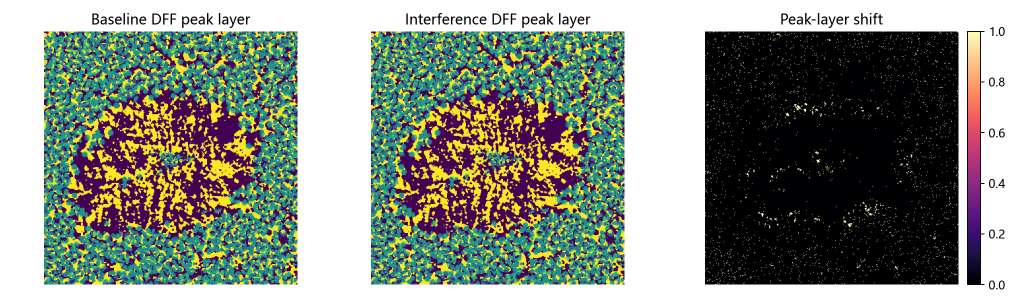
#> input picture submission_planning/20260626-202214-open-source-wave-optics-route-benchmark/numpy_reference/numpy_reference_dff_peak_shift.png, 2040 x 595 px, given as the content of the folder benchmark/numpy_reference/numpy_reference_dff_peak_shift.png, which was not available (shown at 1/2 size)
$ python -i run_real_focus_measure_eval.py   (imports and definitions only)   (older library calls are emulated)
#> lines starting #> are read from the running program, lines starting #| are printed output that depends on the picture; after the words box and inside, x2 and y2 are one past the last pixel; in counts of white or black regions, pixels touching at a corner belong together; pictures that were not available may be replaced by others from this repository, and a replacement may not be noted
### src/dff_depth_direction.py
from __future__ import annotations

import numpy as np


# Canonical project convention:
# focus-stack image 0 is the high focal plane, and later images scan downward.
# Keep the raw stack order unchanged; only convert the selected focus index to
# a display/training height through this module.
STACK_ORDER = "high_to_low"


def focus_index_to_relative_height(index: np.ndarray, layer_count: int) -> np.ndarray:
    """Convert best-focus layer index to canonical relative height [0, 1]."""
    denom = max(int(layer_count) - 1, 1)
    relative_layer = index.astype(np.float32) / float(denom)
    if STACK_ORDER == "high_to_low":
        return (1.0 - relative_layer).astype(np.float32)
    if STACK_ORDER == "low_to_high":
        return relative_layer.astype(np.float32)
    raise ValueError(f"Unsupported STACK_ORDER: {STACK_ORDER}")


def focus_index_to_height_um(index: np.ndarray, layer_count: int, height_range_um: float) -> np.ndarray:
    """Convert best-focus layer index to height in micrometers."""
    return focus_index_to_relative_height(index, layer_count) * float(height_range_um)


# [7 lines left out: function focus_positions_norm, not called in this run]


def focus_positions_um(height_range_um: float, layer_count: int) -> np.ndarray:
    """Return physical focus positions in micrometers for synthetic stacks."""
    return focus_positions_norm(layer_count, low=0.0, high=float(height_range_um))

### src/run_real_focus_measure_eval.py
from __future__ import annotations

import csv
import json
import math
from pathlib import Path

import cv2
import matplotlib
import numpy as np

# [1 line not run here, left out]
import matplotlib.pyplot as plt
from matplotlib import font_manager

from dff_depth_direction import focus_index_to_relative_height


ROOT = Path(__file__).resolve().parent
DATA_ROOT = ROOT / "DFFcode" / "ALL_IMAGES"
OUT_ROOT = ROOT / "结题交付包" / "05_图表与结果" / "实物样本_混合聚焦评价DFF"

SAMPLES = [
    "3D层纹",
    "3D表面",
    "磕碰孔5um",
    "钥匙纹路100um",
    "圆孔50um",
    "钥匙尖头50um",
]

IMAGE_EXTS = {".png", ".jpg", ".jpeg", ".bmp", ".tif", ".tiff"}

FONT_CANDIDATES = [
    Path(r"C:\Windows\Fonts\msyh.ttc"),
    Path(r"C:\Windows\Fonts\simhei.ttf"),
    Path(r"C:\Windows\Fonts\Deng.ttf"),
]
# [5 lines not run here, left out]
plt.rcParams["axes.unicode_minus"] = False


def natural_key(path: Path) -> list[object]:
    parts: list[object] = []
    buf = ""
    is_digit = False
    for ch in path.stem:
        if ch.isdigit():
            if buf and not is_digit:
                parts.append(buf.lower())
                buf = ""
            buf += ch
            is_digit = True
        else:
            if buf and is_digit:
                parts.append(int(buf))
                buf = ""
            buf += ch
            is_digit = False
    if buf:
        parts.append(int(buf) if is_digit else buf.lower())
    return parts


def imread_gray(path: Path) -> np.ndarray:
    data = np.fromfile(str(path), dtype=np.uint8)
    img = cv2.imdecode(data, cv2.IMREAD_COLOR)
    if img is None:
        raise RuntimeError(f"Cannot read image: {path}")
    gray = cv2.cvtColor(img, cv2.COLOR_BGR2GRAY)
    return gray.astype(np.float32) / 255.0


def write_image(path: Path, image: np.ndarray) -> None:
    path.parent.mkdir(parents=True, exist_ok=True)
    ext = path.suffix or ".png"
    ok, buf = cv2.imencode(ext, image)
    if not ok:
        raise RuntimeError(f"Cannot encode image: {path}")
    buf.tofile(str(path))


def normalize01(arr: np.ndarray, eps: float = 1e-8) -> np.ndarray:
    arr = arr.astype(np.float32)
    lo = float(np.nanmin(arr))
    hi = float(np.nanmax(arr))
    if hi - lo < eps:
        return np.zeros_like(arr, dtype=np.float32)
    return (arr - lo) / (hi - lo)


def colorize(arr: np.ndarray, cmap: int) -> np.ndarray:
    u8 = np.clip(normalize01(arr) * 255, 0, 255).astype(np.uint8)
    return cv2.applyColorMap(u8, cmap)


def focus_maps_from_stack(stack: np.ndarray) -> np.ndarray:
    maps = []
    for layer in stack:
        u8 = np.clip(layer * 255, 0, 255).astype(np.uint8)
        blur = cv2.GaussianBlur(u8, (3, 3), 0)
        lap = np.abs(cv2.Laplacian(blur, cv2.CV_32F, ksize=3))
        sx = cv2.Sobel(blur, cv2.CV_32F, 1, 0, ksize=3)
        sy = cv2.Sobel(blur, cv2.CV_32F, 0, 1, ksize=3)
        tenengrad = sx * sx + sy * sy
        focus = cv2.boxFilter(lap, -1, (7, 7), normalize=True)
        focus += 0.0018 * cv2.boxFilter(tenengrad, -1, (7, 7), normalize=True)
        maps.append(focus.astype(np.float32))
    return np.stack(maps, axis=0)


def dff_from_focus(focus: np.ndarray) -> tuple[np.ndarray, np.ndarray, np.ndarray, np.ndarray]:
    idx = np.argmax(focus, axis=0).astype(np.float32)
    depth = focus_index_to_relative_height(idx, focus.shape[0])
    sorted_focus = np.sort(focus, axis=0)
    peak = sorted_focus[-1]
    second = sorted_focus[-2] if focus.shape[0] > 1 else np.zeros_like(peak)
    conf_raw = (peak - second) / (peak + 1e-6)
    scale = float(np.percentile(conf_raw, 98.5)) + 1e-6
    conf = np.clip(conf_raw / scale, 0, 1).astype(np.float32)
    return idx, depth.astype(np.float32), peak.astype(np.float32), conf


def save_panel(
    out_dir: Path,
    sample_name: str,
    stack: np.ndarray,
    idx: np.ndarray,
    depth: np.ndarray,
    peak: np.ndarray,
    conf: np.ndarray,
) -> None:
    mid = stack.shape[0] // 2
    best_med = int(round(float(np.median(idx))))
    best_med = max(0, min(stack.shape[0] - 1, best_med))

    fig, axes = plt.subplots(2, 3, figsize=(13.2, 7.6), dpi=160)
    items = [
        (stack[mid], f"代表帧：第 {mid + 1} 层", "gray"),
        (stack[best_med], f"中位最佳层原图：第 {best_med + 1} 层", "gray"),
        (idx + 1, "最佳聚焦层号", "turbo"),
        (depth, "DFF 相对高度/深度", "viridis"),
        (normalize01(peak), "峰值聚焦响应", "magma"),
        (conf, "峰值置信度", "magma"),
    ]
    for ax, (arr, title, cmap) in zip(axes.flat, items):
        im = ax.imshow(arr, cmap=cmap)
        ax.set_title(title)
        ax.axis("off")
        if cmap != "gray":
            fig.colorbar(im, ax=ax, fraction=0.046, pad=0.03)
    fig.suptitle(f"{sample_name}：Box7(|Laplacian(G)|) + 0.0018·Box7(Tenengrad)", fontsize=15)
    fig.tight_layout()
    fig.savefig(out_dir / "06_focus_formula_comparison_panel.png", bbox_inches="tight")
    plt.close(fig)


def save_3d_preview(out_dir: Path, sample_name: str, depth: np.ndarray) -> None:
    h, w = depth.shape
    stride = max(1, max(h, w) // 180)
    yy, xx = np.mgrid[0:h:stride, 0:w:stride]
    zz = depth[::stride, ::stride]
    fig = plt.figure(figsize=(9.2, 6.8), dpi=150)
    ax = fig.add_subplot(111, projection="3d")
    ax.plot_surface(xx, yy, zz, cmap="viridis", linewidth=0, antialiased=True)
    ax.set_title(f"{sample_name}：DFF 相对三维预览")
    ax.set_xlabel("x / pixel")
    ax.set_ylabel("y / pixel")
    ax.set_zlabel("relative z")
    ax.view_init(elev=34, azim=-132)
    fig.tight_layout()
    fig.savefig(out_dir / "07_relative_3d_preview.png", bbox_inches="tight")
    plt.close(fig)


def load_sample_stack(sample_dir: Path) -> tuple[np.ndarray, list[Path]]:
    files = sorted([p for p in sample_dir.iterdir() if p.is_file() and p.suffix.lower() in IMAGE_EXTS], key=natural_key)
    if not files:
        raise RuntimeError(f"No images found in: {sample_dir}")
    frames = [imread_gray(path) for path in files]
#> in imread_gray, img is the input picture: shape (595, 2040, 3); mean B, G, R 130.8, 141.3, 135.4
#> in imread_gray, `gray = cv2.cvtColor(img, cv2.COLOR_BGR2GRAY)`:
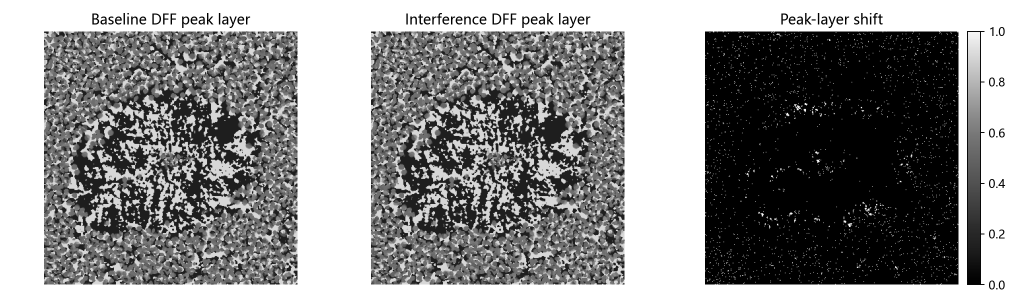
#> gray: shape (595, 2040) (shown at 1/2 size); min 0, max 255, mean 138.2
    h, w = frames[0].shape
    aligned = []
    for frame in frames:
        if frame.shape != (h, w):
            frame = cv2.resize(frame, (w, h), interpolation=cv2.INTER_AREA)
        aligned.append(frame.astype(np.float32))
    return np.stack(aligned, axis=0), files


def process_sample(sample_name: str) -> dict[str, object]:
    sample_dir = DATA_ROOT / sample_name
    out_dir = OUT_ROOT / sample_name
    out_dir.mkdir(parents=True, exist_ok=True)

    stack, files = load_sample_stack(sample_dir)
#> in load_sample_stack, `frames = [imread_gray(path) for path in files]`: frames = 1 item
#> the loop in load_sample_stack, `for frame in frames:` made 1 pass
#> files = 1 item
    focus = focus_maps_from_stack(stack)
#> the loop in focus_maps_from_stack, `for layer in stack:` made 1 pass
#> after the loop in focus_maps_from_stack, `for layer in stack:`:
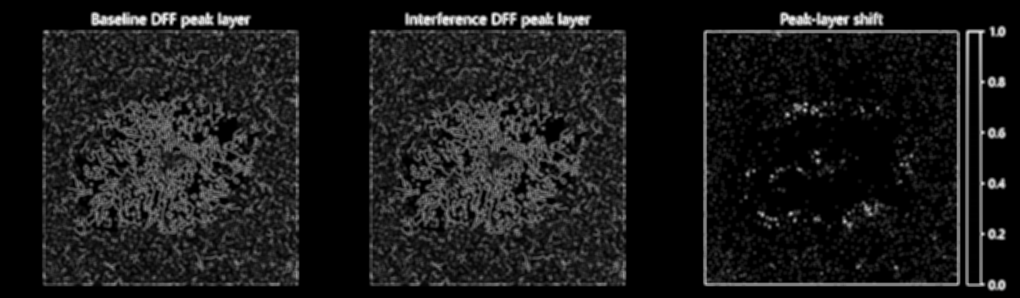
#> focus: shape (595, 2040) float32 (shown at 1/2 size); min 0, max 930.6, mean 96.7; drawn with min black and max white
#> after the loop in focus_maps_from_stack, `for layer in stack:`:
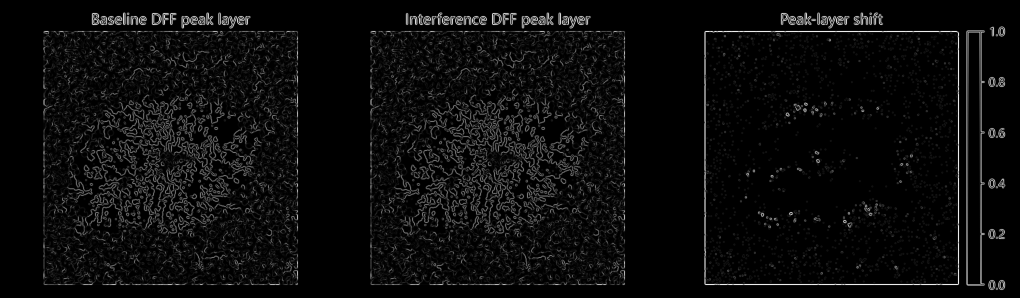
#> tenengrad: shape (595, 2040) float32 (shown at 1/2 size); min 0, max 630650, mean 29508.5; drawn with min black and max white
    idx, depth, peak, conf = dff_from_focus(focus)
#> in dff_from_focus, `idx = np.argmax(focus, axis=0).astype(np.float32)`: idx: shape (595, 2040) float32; every value is 0
#> in focus_index_to_relative_height, `return (1.0 - relative_layer).astype(np.float32)`: returned value: shape (595, 2040) float32; every value is 1
#> in dff_from_focus, `conf_raw = (peak - second) / (peak + 1e-6)`:
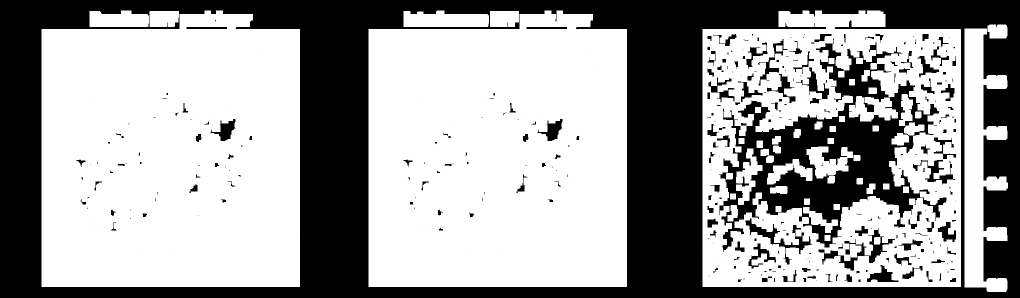
#> conf_raw: shape (595, 2040) float32 (shown at 1/2 size); min 0, max 1, mean 0.629
#> in dff_from_focus, `scale = float(np.percentile(conf_raw, 98.5)) + 1e-6`: scale = 1

    mid = stack.shape[0] // 2
#> mid = 0
    write_image(out_dir / "01_representative_frame.png", np.clip(stack[mid] * 255, 0, 255).astype(np.uint8))
    write_image(out_dir / "02_best_focus_layer_index.png", colorize(idx + 1, cv2.COLORMAP_TURBO))
#> in normalize01, `lo = float(np.nanmin(arr))`: lo = 1
#> in colorize, `u8 = np.clip(normalize01(arr) * 255, 0, 255).astype(np.uint8)`: u8: shape (595, 2040); every value is 0
    write_image(out_dir / "03_focus_peak_response.png", colorize(peak, cv2.COLORMAP_MAGMA))
    write_image(out_dir / "04_focus_confidence.png", colorize(conf, cv2.COLORMAP_MAGMA))
#> call 3 of colorize, with cmap = 13
#> in colorize (call 3), `return cv2.applyColorMap(u8, cmap)`:
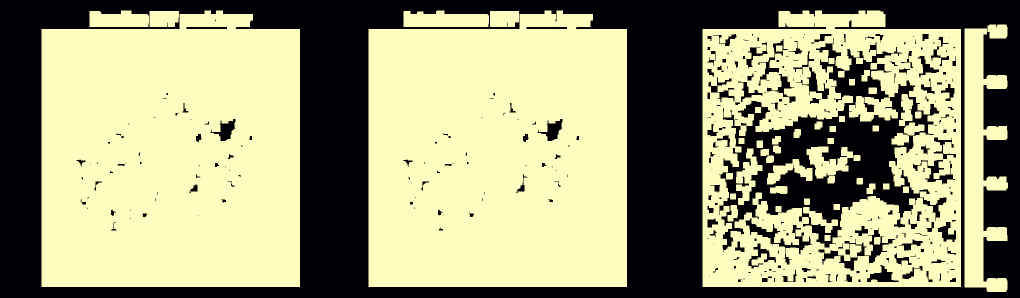
#> returned value: shape (595, 2040, 3) (shown at 1/2 size); mean of channels 0, 1, 2 121.4, 158.9, 158.4; drawn as B, G, R
    write_image(out_dir / "05_relative_dff_depth.png", colorize(depth, cv2.COLORMAP_VIRIDIS))
#> call 4 of colorize, with cmap = 16
#> in colorize (call 4), `return cv2.applyColorMap(u8, cmap)`:
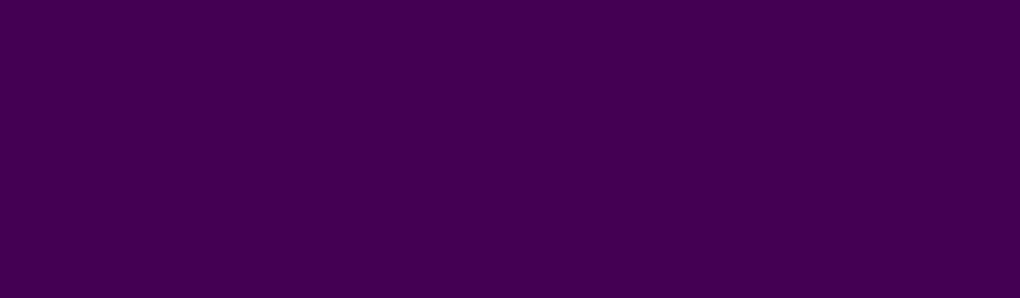
#> returned value: shape (595, 2040, 3) (shown at 1/2 size); mean of channels 0, 1, 2 84, 1, 68; drawn as B, G, R
    np.save(out_dir / "focus_layer_index.npy", idx.astype(np.float32))
    np.save(out_dir / "relative_dff_depth.npy", depth.astype(np.float32))
    np.save(out_dir / "focus_confidence.npy", conf.astype(np.float32))

    save_panel(out_dir, sample_name, stack, idx, depth, peak, conf)
#> in save_panel, `best_med = int(round(float(np.median(idx))))`: best_med = 0
#> the loop in save_panel, `for ax, (arr, title, cmap) in zip(axes.flat, items):` made 6 passes
#> (title, cmap) on passes 1 to 6: ('代表帧：第 1 层', 'gray'), ('中位最佳层原图：第 1 层', 'gray'), ('最佳聚焦层号', 'turbo'), ('DFF 相对高度/深度', 'viridis'), ('峰值聚焦响应', 'magma'), ('峰值置信度', 'magma')
    save_3d_preview(out_dir, sample_name, depth)
#> in save_3d_preview, `zz = depth[::stride, ::stride]`: zz: shape (55, 186) float32; every value is 1
#> in save_3d_preview, `fig.savefig(out_dir / "07_relative_3d_preview.png", bbox_inches="tight")`:
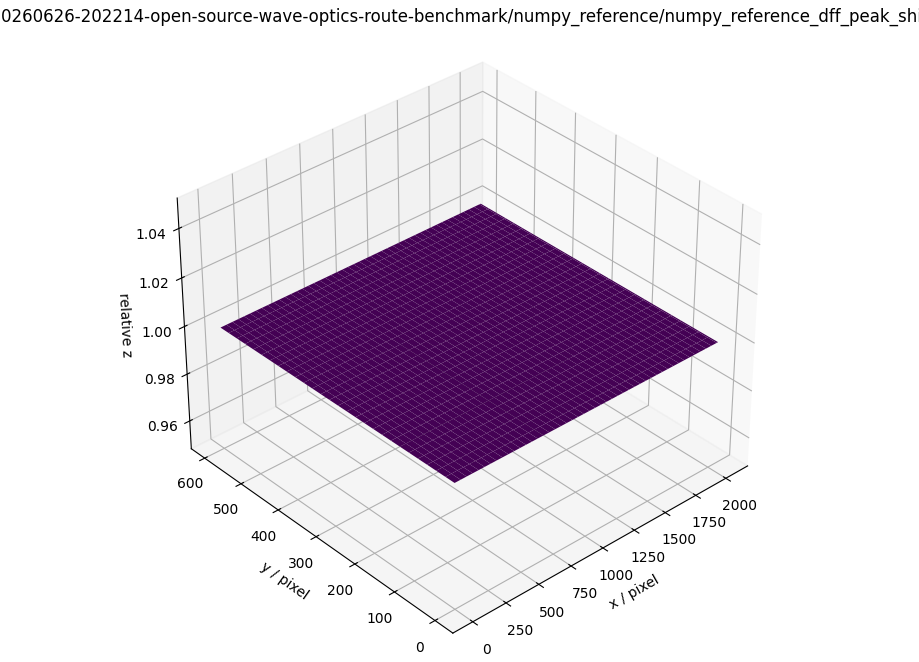
#> figure drawn by matplotlib, 1 panel

    high_conf = conf > 0.55
#> high_conf: shape (595, 2040) bool; 62.9% white; 308 black regions (156 under 20 px), largest, box (x1, y1, x2, y2) and area: (0, 0, 2040, 595) 360036, (1438, 77, 1893, 504) 62180, (1636, 456, 1790, 541) 2484
    mid_conf = (conf > 0.25) & (conf <= 0.55)
    row = {
        "sample": sample_name,
        "image_count": int(stack.shape[0]),
        "height": int(stack.shape[1]),
        "width": int(stack.shape[2]),
        "mean_confidence": float(np.mean(conf)),
        "median_confidence": float(np.median(conf)),
        "high_conf_area_percent": float(np.mean(high_conf) * 100),
        "mid_conf_area_percent": float(np.mean(mid_conf) * 100),
        "median_best_layer_1based": float(np.median(idx + 1)),
        "p10_best_layer_1based": float(np.percentile(idx + 1, 10)),
        "p90_best_layer_1based": float(np.percentile(idx + 1, 90)),
        "panel": str(out_dir / "06_focus_formula_comparison_panel.png"),
        "preview_3d": str(out_dir / "07_relative_3d_preview.png"),
        "first_file": files[0].name,
        "last_file": files[-1].name,
    }
    (out_dir / "sample_metrics.json").write_text(json.dumps(row, ensure_ascii=False, indent=2), encoding="utf-8")
    return row


# [71 lines left out: functions write_report, main, not called in this run]


# [2 lines not run here, left out]

>>> result = process_sample('../submission_planning/20260626-202214-open-source-wave-optics-route-benchmark/numpy_reference/numpy_reference_dff_peak_shift.png')
#> result = 15 items

$ run again, on submission_planning/20260626-202214-open-source-wave-optics-route-benchmark/numpy_reference/numpy_reference_panel.png
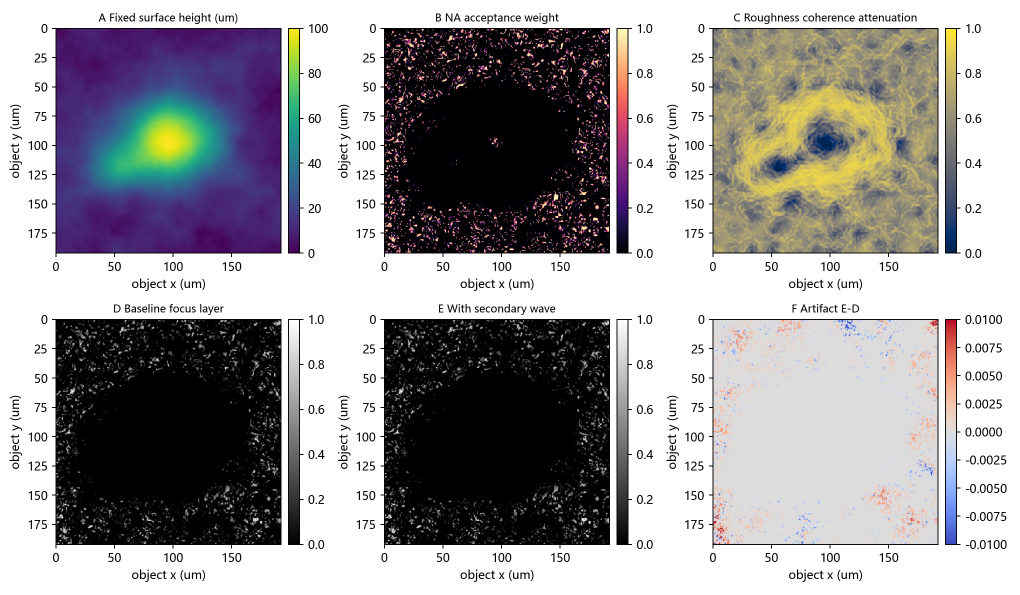
#> input picture submission_planning/20260626-202214-open-source-wave-optics-route-benchmark/numpy_reference/numpy_reference_panel.png, 2040 x 1190 px, given as the content of the folder cs-route-benchmark/numpy_reference/numpy_reference_panel.png, which was not available (shown at 1/2 size)
#> in imread_gray, img is the input picture: shape (1190, 2040, 3); mean B, G, R 158.5, 156.7, 158.9
#> frames = 1 item
#> the loop in load_sample_stack, `for frame in frames:` made 1 pass
#> the loop in focus_maps_from_stack, `for layer in stack:` made 1 pass
#> after the loop in focus_maps_from_stack, `for layer in stack:`:
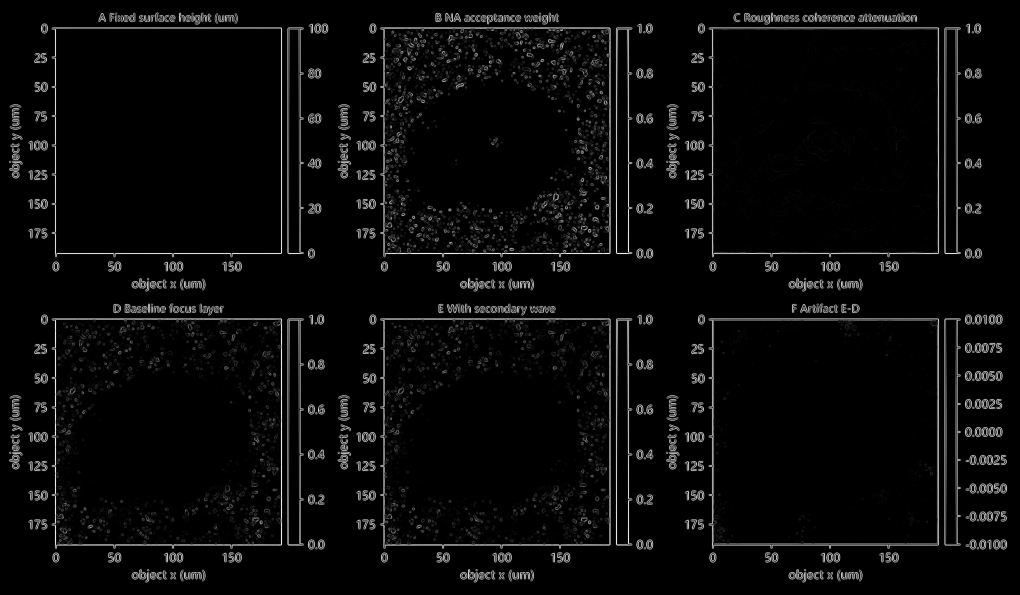
#> tenengrad: shape (1190, 2040) float32 (shown at 1/2 size); min 0, max 613188, mean 23762.9; drawn with min black and max white
#> idx: shape (1190, 2040) float32; every value is 0
#> scale = 1
#> u8: shape (1190, 2040); every value is 0
#> best_med = 0
#> the loop in save_panel, `for ax, (arr, title, cmap) in zip(axes.flat, items):` made 6 passes
#> (title, cmap) on passes 1 to 6: ('代表帧：第 1 层', 'gray'), ('中位最佳层原图：第 1 层', 'gray'), ('最佳聚焦层号', 'turbo'), ('DFF 相对高度/深度', 'viridis'), ('峰值聚焦响应', 'magma'), ('峰值置信度', 'magma')
#> zz: shape (109, 186) float32; every value is 1
#> in save_3d_preview, `fig.savefig(out_dir / "07_relative_3d_preview.png", bbox_inches="tight")`:
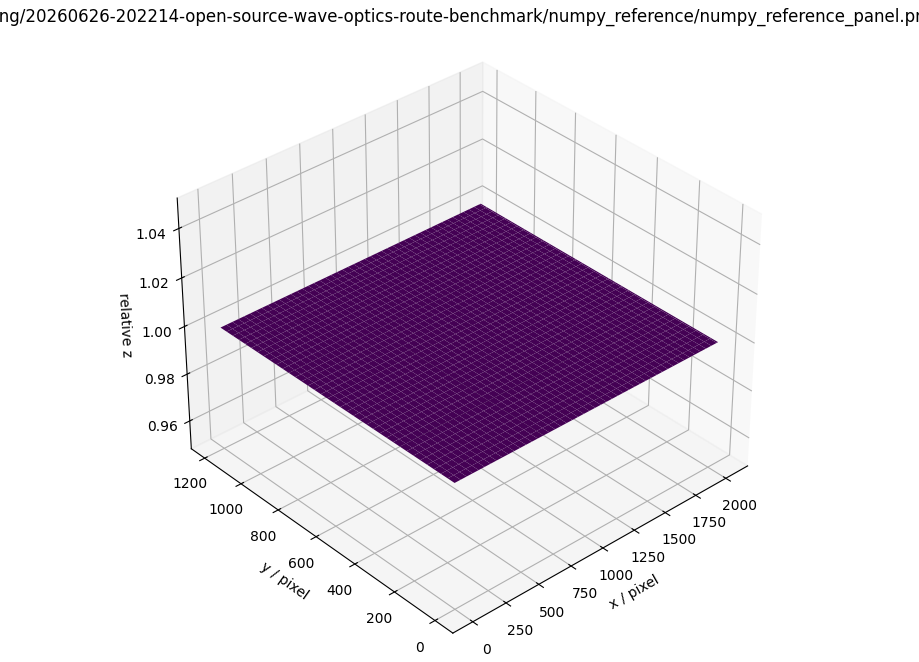
#> figure drawn by matplotlib, 1 panel
#> high_conf: shape (1190, 2040) bool; 54.9% white; 289 black regions (194 under 20 px), largest, box (x1, y1, x2, y2) and area: (0, 0, 2040, 1190) 828396, (1445, 680, 1833, 1013) 70056, (809, 741, 1171, 1006) 62214
#> result = 15 items
